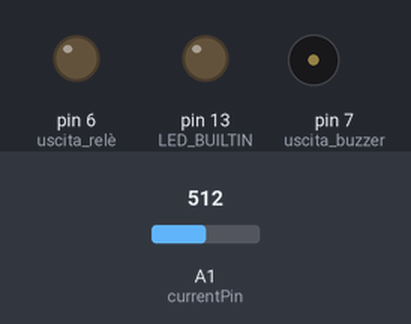
A sketch run on a simulated Arduino Uno, built with avr-gcc and run on an emulated ATmega328P. Shown: output pins drawn as LEDs (lit = HIGH), buzzer (waves = sounding, pin HIGH). The inputs (shaded band) are chosen by the test bench; at power-on: A1 (currentPin) = 512.

Above: at 6.6 s.
6.7 s: A1 (currentPin) set to 543
At 8.4 s:
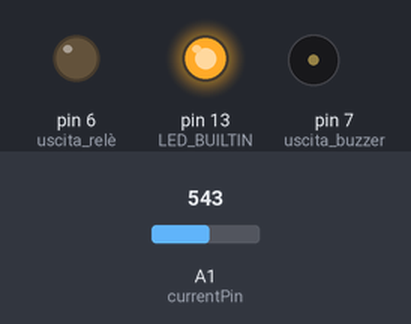
8.9 s: A1 (currentPin) set to 511
At 10.2 s:
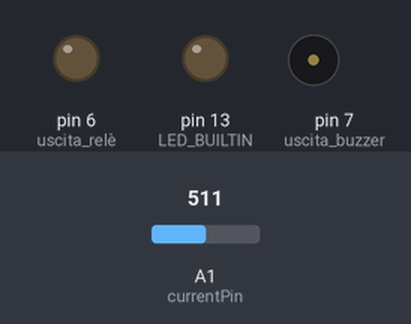
11.2 s: A1 (currentPin) set to 306
At 14.8 s:
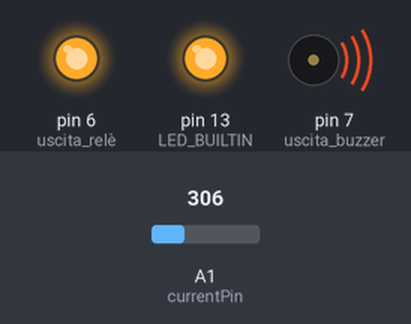
Timing chart, 0 to 20.9 s (numbered marks = the images above; inputs shaded):
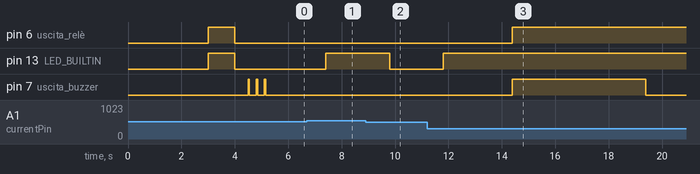

Measured:
- the behaviour switches between 528 and 529 on A1 (currentPin) (found by bisection; images 0 and 1)
- after the input at 6.7 s, pin 13 (LED_BUILTIN): LOW → HIGH after 0.70 s
- after the input at 8.9 s, pin 6 (uscita_relè), pin 7 (uscita_buzzer): stays LOW (without the input it goes to HIGH after 1.1 s); pin 13 (LED_BUILTIN): HIGH → LOW after 0.90 s
- after the input at 11.2 s, pin 6 (uscita_relè): LOW → HIGH after 3.2 s; pin 13 (LED_BUILTIN): LOW → HIGH after 0.60 s; pin 7 (uscita_buzzer): LOW → HIGH after 3.2 s, → LOW 5.0 s later

The sketch:

allarme_scambi_V4.ino
```cpp
/* Codice per allarme tensione scambi bloccata attivata
 *  e conseguente frittura dell'elettrocalamita
 * Utilizza sensore assorbimento corrente ACS712 da 5 ampere
 * Utilizza un pezzo di codice trovato su youtube per eseguire un ciclo di misura della corrente in AC
 */

int timer; // definisco variabile per contatore per ritardo allarme
int ciclo; // definisco variabile per ciclo test iniziale buzzer

float current;
const int currentPin = A1;
const unsigned long sampleTime = 100000UL;
const unsigned long numSamples = 250UL;
const unsigned long sampleInterval = sampleTime/numSamples;
const int adc_zero = 516;

void setup() {
  // Serial.begin(9600);
  pinMode(6, OUTPUT); // uscita relè
  pinMode(7, OUTPUT); // uscita buzzer
  pinMode(LED_BUILTIN, OUTPUT);

  timer = 0; // azzero variabile
  ciclo = 0; // azzero variabile

  // prova relè e allarme

  delay(3000);
  digitalWrite(6, HIGH);
  digitalWrite(LED_BUILTIN, HIGH);
  delay(1000);
  digitalWrite(6, LOW);
  digitalWrite(LED_BUILTIN, LOW);
  delay(500);

  for (ciclo = 0 ; ciclo < 3 ; ciclo++) {
    digitalWrite(7, HIGH);
    delay(50);
    digitalWrite(7, LOW);
    delay(250);
  }

  // fine prova allarme e relè
}

void loop() {
  CurrentSense(); // richiama il codice che misura la corrente
  // Serial.println(current);
  delay(300);
  if ( current > 0.5 ) {
    timer++; // aumento conteggio di 1 ad ogni ciclo finchè c'è lettura maggiore di 0.5
    digitalWrite(LED_BUILTIN, HIGH); // accendo led rosso built_in
    delay(200);
    // Serial.println(timer);
  }
    else {
    timer = 0; // resetto timer per resettare il ciclo di ritardo se non c'è più lettura di valore maggiore di 0.5
    digitalWrite(LED_BUILTIN, LOW); // spengo led rosso built_in
  }
    if (timer == 5) {
      digitalWrite(6, HIGH); // stacco relè di tensione scambi se conteggio timer raggiunge 5 (equivale a 2,5 secondi)
      digitalWrite(7, HIGH); // attivo buzzer
      delay(5000);
      digitalWrite(7, LOW); // disattivo buzzer
  }
}

void CurrentSense()

{

 unsigned long currentAcc = 0;
 unsigned int count = 0;
 unsigned long prevMicros = micros() - sampleInterval;
 while (count < numSamples)
 {
   if (micros() - prevMicros >= sampleInterval)
   {
     long adc_raw = analogRead(currentPin) - adc_zero;
     currentAcc += (unsigned long)(adc_raw * adc_raw);
     ++count;
     prevMicros += sampleInterval;
   }
 }

 float rms = (sqrt((float)currentAcc/(float)numSamples) * (50 / 1024.0));
 rms=rms-0.10;
  if (rms<0.20)
  {
  rms=0;
  }

current=rms;

}
```
